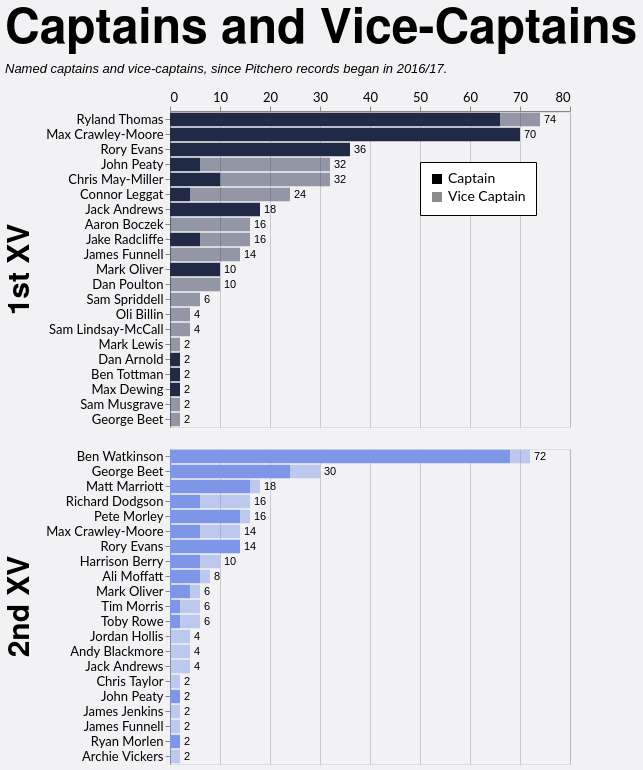

Describe this chart as a Vega-Lite specification.
### Vega-Lite specification from a JSON file in a GitHub repository (floating-point values rounded to 4 significant figures; data arrays with more than 128 entries replaced by an {"elided": "..."} marker saying what was removed)
{"config": {"axis": {"labelFont": "Lato, sans-serif", "titleFont": "PT Sans Narrow, Helvetica Neue, Helvetica, Arial, sans-serif", "labelFontSize": 13, "titleFontSize": 24, "gridColor": "#202947", "gridOpacity": 0.2}, "header": {"labelFont": "PT Sans Narrow, Helvetica Neue, Helvetica, Arial, sans-serif", "titleFont": "PT Sans Narrow, Helvetica Neue, Helvetica, Arial, sans-serif", "labelFontSize": 24, "titleFontSize": 28, "labelFontWeight": "bold", "orient": "left"}, "legend": {"labelFont": "Lato, sans-serif", "titleFont": "PT Sans Narrow, Helvetica Neue, Helvetica, Arial, sans-serif", "labelFontSize": 14, "titleFontSize": 16, "titlePadding": 5, "fillColor": "white", "strokeColor": "black", "padding": 10, "titleFontWeight": "lighter", "titleFontStyle": "italic", "titleColor": "gray", "offset": 10}, "title": {"font": "PT Sans Narrow, Helvetica Neue, Helvetica, Arial, sans-serif", "fontSize": 48, "fontWeight": "bold", "anchor": "start", "align": "center", "titlePadding": 20, "subtitlePadding": 10, "subtitleFontSize": 13, "subtitleColor": "", "subtitleFontStyle": "italic", "offset": 15, "color": "black"}, "axisX": {"labelAngle": 0}, "facet": {"title": null, "header": null, "align": {"row": "each", "column": "each"}}, "resolve": {"scale": {"y": "independent", "facet": "independent"}}, "background": "#f2f1f4"}, "data": {"name": "data-237b08a36cfcac412d6697dbc93168ab"}, "facet": {"row": {"field": "squad", "header": {"labelExpr": "datum.value + ' XV'", "labelFontSize": 30, "title": null}, "sort": ["1st", "2nd"], "title": null, "type": "nominal"}}, "spec": {"layer": [{"mark": {"type": "bar"}, "encoding": {"color": {"field": "squad", "legend": null, "scale": {"domain": ["1st", "2nd"], "range": ["#202946", "#7d96e8"]}, "sort": ["1st", "2nd"], "type": "nominal"}, "opacity": {"field": "role", "legend": {"legendX": 250, "legendY": 50, "orient": "none", "title": null}, "scale": {"domain": ["Captain", "Vice Captain"], "range": [1.0, 0.45]}, "sort": ["Captain", "Vice Captain"], "type": "nominal"}, "order": {"field": "stack_order", "sort": "ascending", "type": "quantitative"}, "tooltip": [{"field": "player", "title": "Player", "type": "nominal"}, {"field": "squad", "title": "Squad", "type": "nominal"}, {"field": "role", "title": "Role", "type": "nominal"}, {"field": "games_agg", "title": "Games", "type": "quantitative"}], "x": {"axis": {"orient": "top", "title": null}, "field": "x0", "type": "quantitative"}, "x2": {"field": "x2"}, "y": {"field": "player", "sort": {"field": "player_total", "order": "descending"}, "title": null, "type": "nominal"}}, "transform": [{"aggregate": [{"op": "sum", "field": "games", "as": "games_agg"}, {"op": "max", "field": "player_total", "as": "player_total"}], "groupby": ["player", "squad", "role", "stack_order"]}, {"window": [{"op": "sum", "field": "games_agg", "as": "x2"}], "frame": [null, 0], "groupby": ["player", "squad"], "sort": [{"field": "stack_order", "order": "ascending"}]}, {"calculate": "datum.x2 - datum.games_agg", "as": "x0"}]}, {"mark": {"type": "text", "align": "left", "baseline": "middle", "color": "black", "dx": 4, "fontSize": 11}, "encoding": {"text": {"field": "total_games", "format": ".0f", "type": "quantitative"}, "x": {"axis": {"orient": "top", "title": null}, "field": "total_games", "type": "quantitative"}, "y": {"field": "player", "sort": {"field": "player_total", "order": "descending"}, "title": null, "type": "nominal"}}, "transform": [{"aggregate": [{"op": "sum", "field": "games", "as": "total_games"}, {"op": "max", "field": "player_total", "as": "player_total"}], "groupby": ["player", "squad"]}]}], "height": {"step": 15}, "transform": [{"joinaggregate": [{"op": "sum", "field": "games", "as": "player_total"}], "groupby": ["player", "squad"]}], "width": 400}, "resolve": {"scale": {"y": "independent"}}, "title": {"text": "Captains and Vice-Captains", "subtitle": "Named captains and vice-captains, since Pitchero records began in 2016/17."}, "$schema": "https://vega.github.io/schema/vega-lite/v5.20.1.json", "datasets": {"data-237b08a36cfcac412d6697dbc93168ab": {"elided": "197 records"}}}
